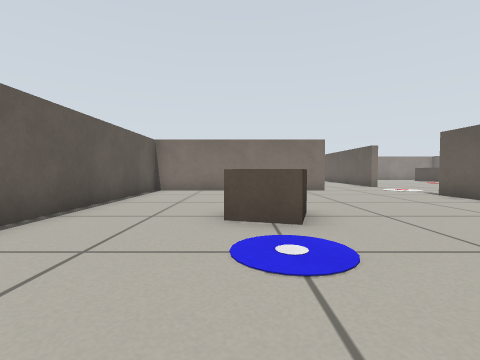
view 1 (above)

21 first-person views from a walk through a world built for the Gazebo simulator. The camera is 0.39 m above the floor, tilts 2° down and sees 85° across. The lines on the ground mark 1 m squares. The floor is counted in squares, 0.5 m on a side. Each view is taken from the middle of a square. On the plan, view 1 faces up. The plan holds only what a view shows up to about 10 squares ahead; the rest is blank.

view 2
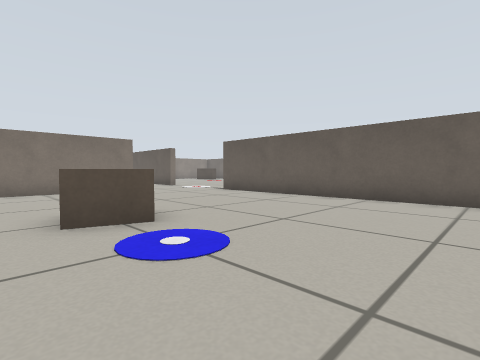

view 3
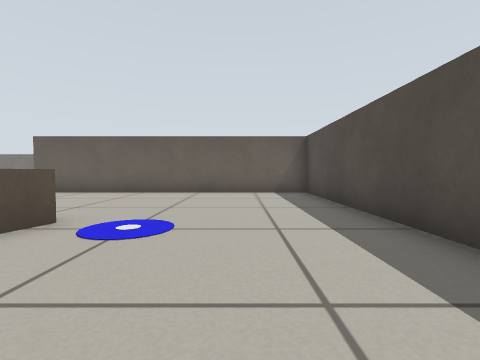

view 4
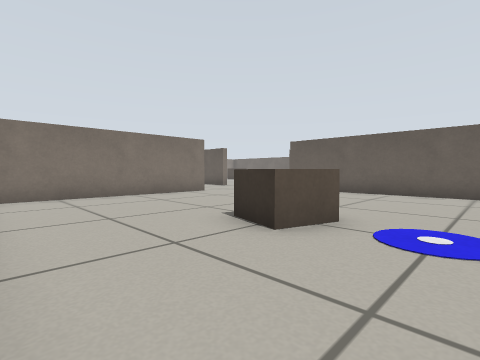

view 5
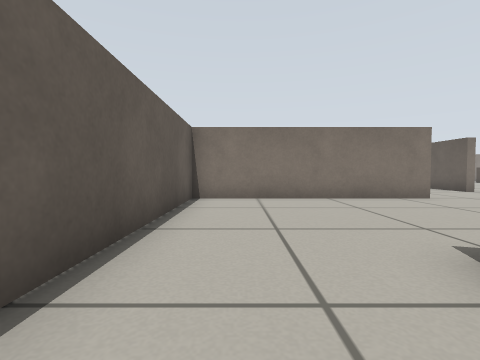

view 6
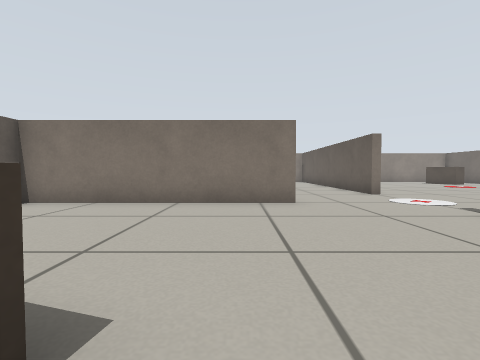

view 7
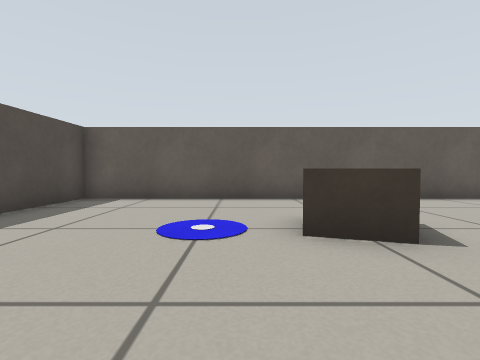

view 8
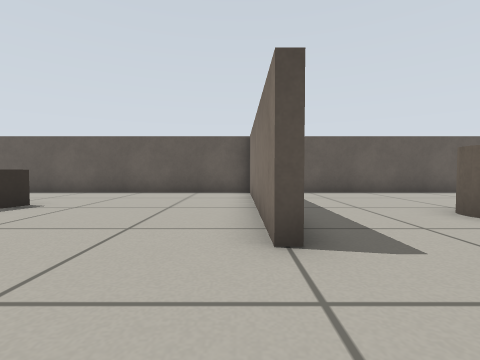

view 9
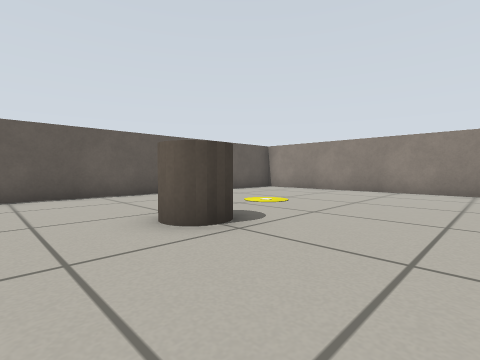

view 10
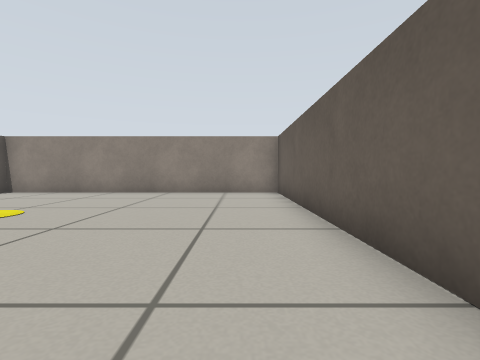

view 11
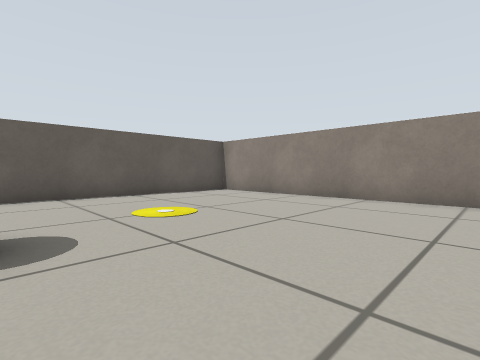

view 12
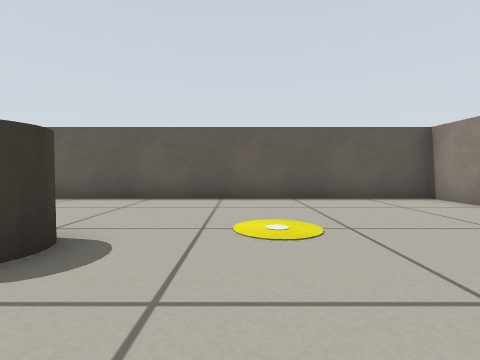

view 13
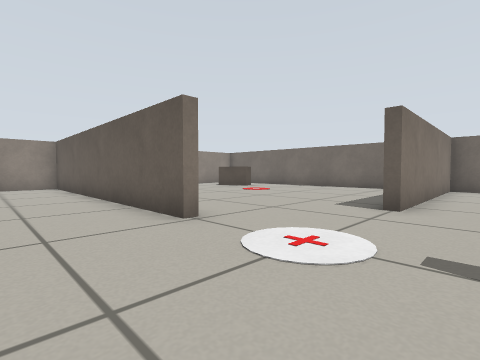

view 14
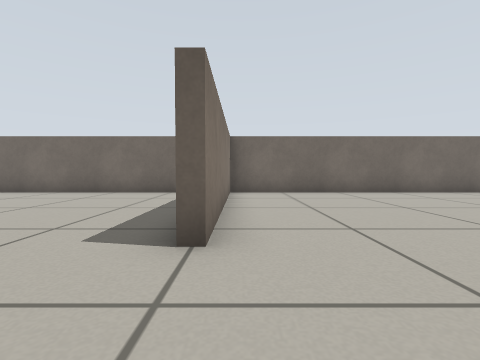

view 15
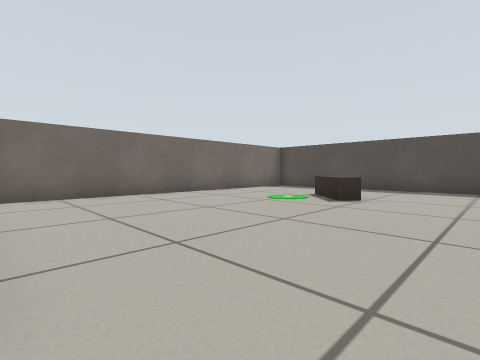

view 16
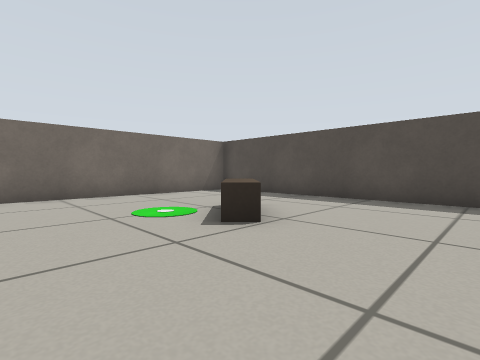

view 17
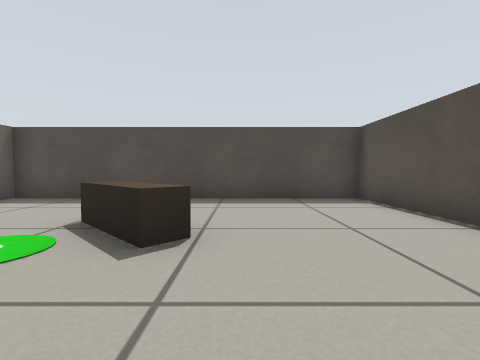

view 18
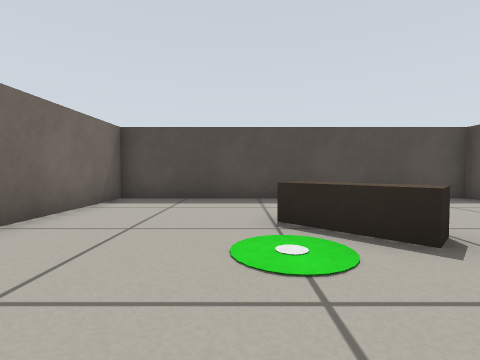

view 19
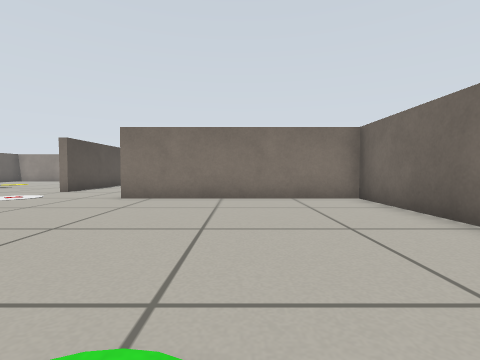

view 20
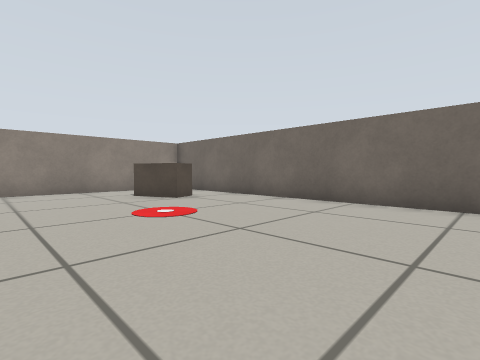

view 21
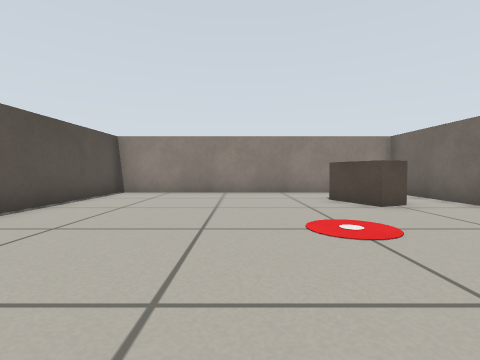

### Floor plan
Ten units are one square. View 1 is at (0, 0); x grows to the right and y downward. Boxes are objects, and circles mark ways between rooms. Rooms are numbered by the first view taken in them; rooms with no view inside come last. Other rooms are left out.
<svg viewBox="-38 -229 206 248">
<path fill="none" stroke="#000" d="M34 -108 34 -103 -33 -103 -33 14 64 14 64 -84M66 -126 64 -126M97 -103 97 -108M64 -126 64 -224 -33 -224 -33 -118M66 -24 66 14 163 14 163 -103 97 -103M163 -122 163 -224 66 -224 66 -176M66 -131 66 -126"/>
<rect x="-5" y="-55" width="20" height="20" fill="#bbb"><title>brown box</title></rect>
<rect x="5" y="-155" width="20" height="20" fill="#bbb"><title>brown cylinder</title></rect>
<rect x="105" y="-35" width="20" height="20" fill="#bbb"><title>brown box</title></rect>
<rect x="135" y="-205" width="20" height="20" fill="#bbb"><title>brown box</title></rect>
<circle cx="50" cy="-123" r="3" fill="#2a7"/>
<circle cx="85" cy="-95" r="3" fill="#2a7"/>
<circle cx="80" cy="-120" r="3" fill="#2a7"/>
<text x="20" y="-50">1</text>
<text x="10" y="-170">2</text>
<text x="120" y="-40">3</text>
<text x="120" y="-170">4</text>
</svg>
Room 1 opens to room 2. Room 1 opens to room 3. Room 1 opens to room 4.

Where each view was taken, in squares from view 1:
view 1: 0 up, 0 right, facing up
view 2: 0 up, 1 left, facing up-right
view 3: 1 up, 3 left, facing right
view 4: 2 up, 3 left, facing up-right
view 5: 3 up, 2 left, facing up
view 6: 4 up, 2 right, facing up
view 7: 3 up, 4 right, facing left
view 8: 10 up, 6 right, facing left
view 9: 12 up, 5 right, facing up-left
view 10: 13 up, 5 right, facing up
view 11: 15 up, 5 right, facing up-left
view 12: 17 up, 4 right, facing left
view 13: 9 up, 4 right, facing up-right
view 14: 10 up, 7 right, facing right
view 15: 10 up, 8 right, facing down-right
view 16: 6 up, 8 right, facing down-right
view 17: 6 up, 10 right, facing down
view 18: 6 up, 13 right, facing down
view 19: 3 up, 13 right, facing up
view 20: 12 up, 10 right, facing up-right
view 21: 13 up, 11 right, facing up
